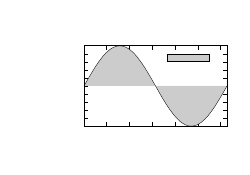

This figure's gnuplot source:
# gnuplot 4.2/4.4 file

set terminal epslatex
set output "gnuplot42.tex"

set size 0.5, 0.5

set title "Sinus"
set xlabel "x"
set ylabel "sin(x)"
set xrange [ 0 : 2 * pi ]

set style fill solid 0.2
set label "filled" at pi / 2., 0.333 center

plot sin(x) with filledcurves y1 = 0
